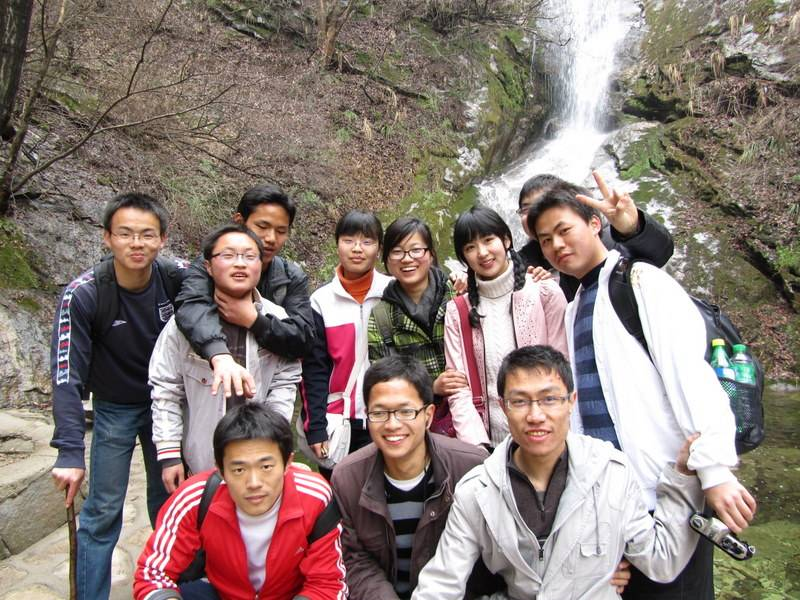
#> input picture faces.jpeg, 800 x 600 px
$ python blurring.py
#> lines starting #> are read from the running program, lines starting #| are printed output that depends on the picture
import numpy as np
import cv2
import imutils

image = cv2.imread("../faces.jpeg")
#> image is the input picture: shape (600, 800, 3); mean B, G, R 117, 123.4, 138.2
#cv2.imshow('Original', image)

resized = imutils.resize(image, width=500)

blurred = np.hstack([
    cv2.blur(resized, (3, 3)),
    cv2.blur(resized, (5, 5)),
    cv2.blur(resized, (7, 7))])
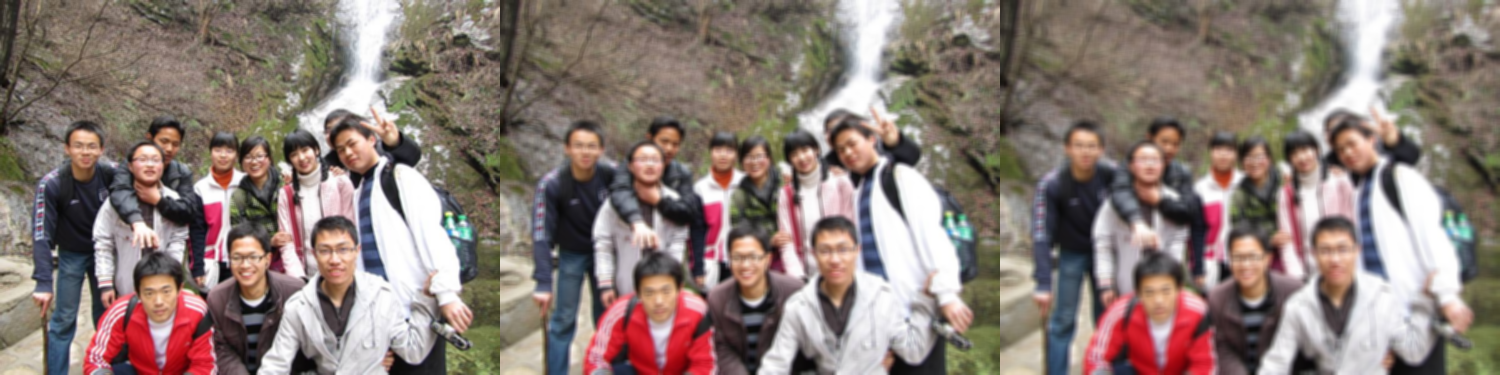
#> blurred: shape (375, 1500, 3); mean B, G, R 117, 123.4, 138.2

cv2.imshow("Averaged", blurred)
cv2.waitKey(0)

blurred = np.hstack([cv2.GaussianBlur(resized, (3, 3), 0),
                     cv2.GaussianBlur(resized, (5, 5), 0),
                     cv2.GaussianBlur(resized, (7, 7), 0)])
cv2.imshow("Gaussian", blurred)
cv2.waitKey(0)

blurred = np.hstack([cv2.medianBlur(resized, 3),
                     cv2.medianBlur(resized, 5),
                     cv2.medianBlur(resized, 7)])
cv2.imshow("Median", blurred)
cv2.waitKey(0)

blurred = np.hstack([cv2.bilateralFilter(resized, 5, 21, 21),
                     cv2.bilateralFilter(resized, 7, 31, 31),
                     cv2.bilateralFilter(resized, 9, 41, 41)])
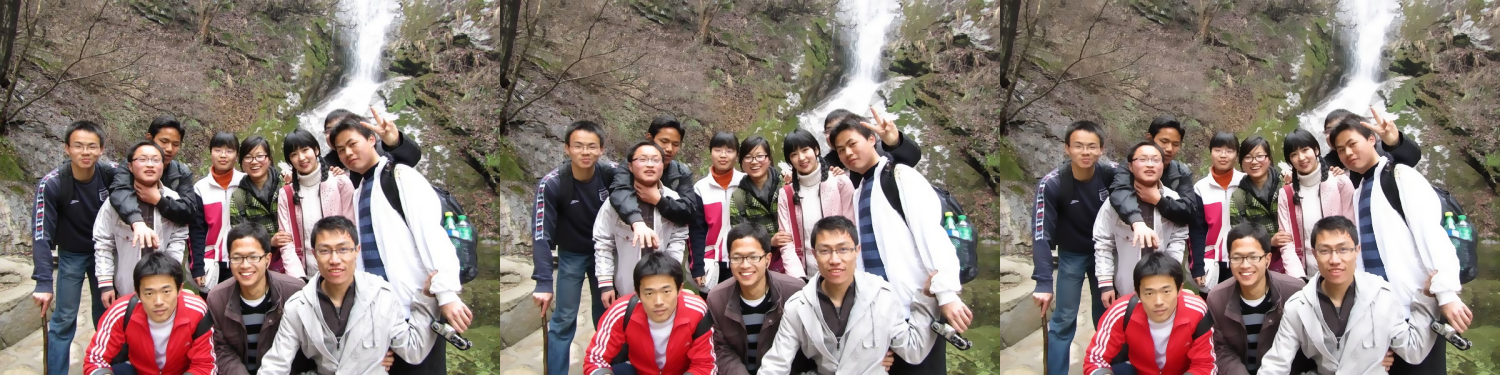
#> blurred: shape (375, 1500, 3); mean B, G, R 117, 123.4, 138.2
cv2.imshow("Bilateral", blurred)
cv2.waitKey(0)

$ run again, with face.JPG copied over faces.jpeg
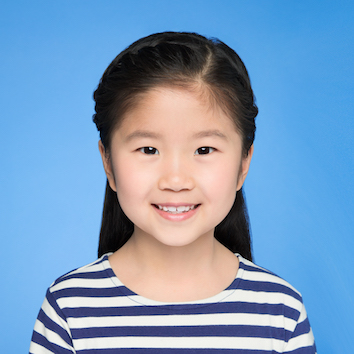
#> input picture face.JPG, 354 x 354 px
#> image is the input picture: shape (354, 354, 3); mean B, G, R 189.3, 155.3, 122.9
#> `blurred = np.hstack([ cv2.blur(resized, (3, 3)), cv2.blur(resized, (5,..`:
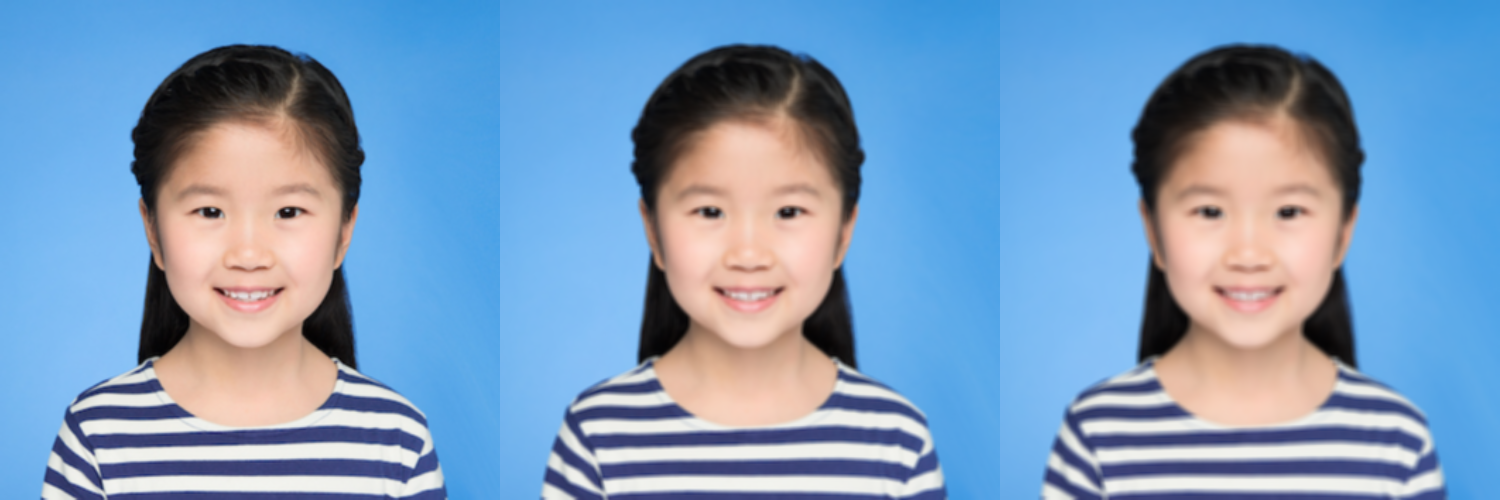
#> blurred: shape (500, 1500, 3); mean B, G, R 189.2, 155.3, 122.9
#> `blurred = np.hstack([cv2.medianBlur(resized, 3), cv2.medianBlur(resize..`:
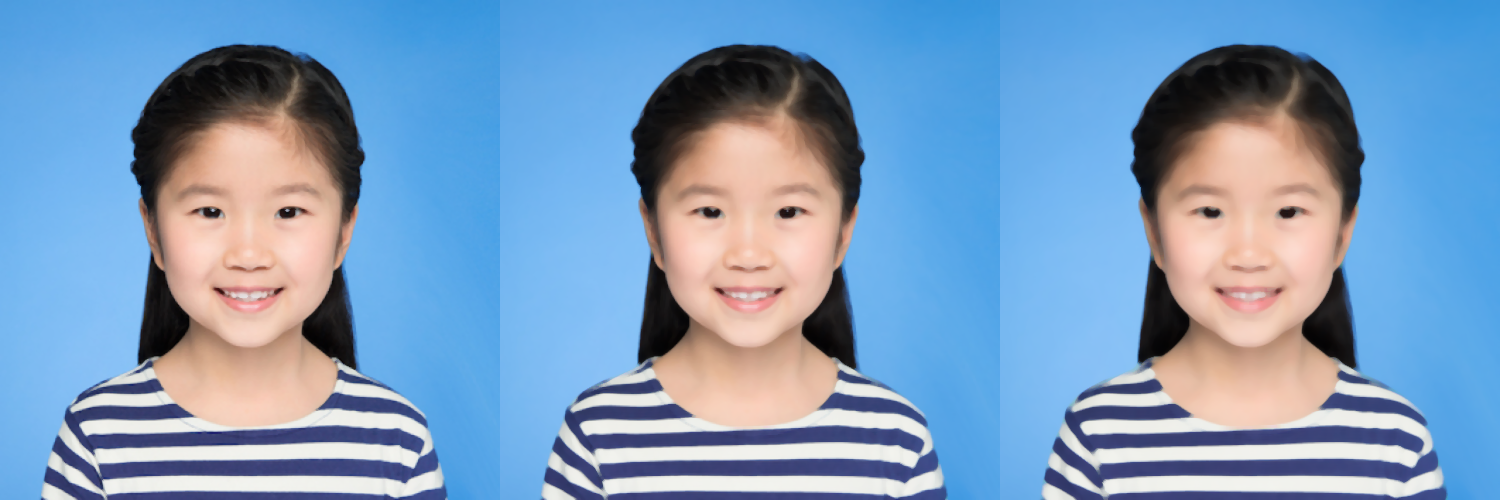
#> blurred: shape (500, 1500, 3); mean B, G, R 189.4, 155.5, 123.1
